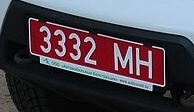
#> input picture plate_analyzer/images/sample1/test64_plate.jpg, 194 x 112 px, found by its file name
$ python test_background.py
#> lines starting #> are read from the running program, lines starting #| are printed output that depends on the picture; after the words box and inside, x2 and y2 are one past the last pixel; in counts of white or black regions, pixels touching at a corner belong together
#> in main, image is the input picture: shape (112, 194, 3); mean B, G, R 76.4, 67.6, 76.1
#| Размер: 194 x 112
### plate_analyzer/recognition/common/plate_background_detector.py
import cv2
import numpy as np


class PlateBackgroundDetector:

    def detect(self, plate_image):
        """
        Определяет основной цвет фона номерного знака.

        Parameters
        ----------
        plate_image : numpy.ndarray
            Изображение номера в формате OpenCV (BGR).

        Returns
        -------
        dict
            Например:
            {
                "color": "red",
                "confidence": 0.91,
            }
        """

        if plate_image is None or plate_image.size == 0:
            return {
                "color": "unknown",
                "confidence": 0.0,
            }

        # --------------------------------------------------
        # 1. Немного уменьшаем влияние краёв номера
        # --------------------------------------------------

        height, width = plate_image.shape[:2]
#> height = 112; width = 194

        if height < 5 or width < 5:
            return {
                "color": "unknown",
                "confidence": 0.0,
            }

        margin_x = int(width * 0.10)
#> margin_x = 19
        margin_y = int(height * 0.15)
#> margin_y = 16

        if margin_x * 2 >= width:
            margin_x = 0

        if margin_y * 2 >= height:
            margin_y = 0

        roi = plate_image[
            margin_y:height - margin_y,
            margin_x:width - margin_x,
        ]
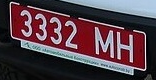
#> roi: shape (80, 156, 3); mean B, G, R 69.8, 60.6, 82.1

        if roi.size == 0:
            roi = plate_image

        # --------------------------------------------------
        # 2. Переводим BGR → HSV
        # --------------------------------------------------

        hsv = cv2.cvtColor(roi, cv2.COLOR_BGR2HSV)
#> hsv: shape (80, 156, 3); mean H, S, V 128.4, 110.9, 90.7

        # --------------------------------------------------
        # 3. Маски красного цвета
        #
        # В HSV красный находится около 0°
        # и около 180°.
        #
        # Поэтому нужны две области.
        # --------------------------------------------------

        lower_red_1 = np.array([0, 70, 40])
        upper_red_1 = np.array([10, 255, 255])

        lower_red_2 = np.array([170, 70, 40])
        upper_red_2 = np.array([179, 255, 255])

        mask_red_1 = cv2.inRange(
            hsv,
            lower_red_1,
            upper_red_1,
        )
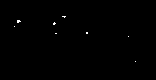
#> mask_red_1: shape (80, 156); 0.23% white in thin lines or dots, all inside (x1, y1, x2, y2) = (14, 16, 136, 62)

        mask_red_2 = cv2.inRange(
            hsv,
            lower_red_2,
            upper_red_2,
        )
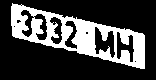
#> mask_red_2: shape (80, 156); 26.3% white; 1 white region, box (x1, y1, x2, y2) and area: (11, 3, 145, 69) 3288

        red_mask = cv2.bitwise_or(
            mask_red_1,
            mask_red_2,
        )
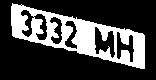
#> red_mask: shape (80, 156); 26.6% white; 1 white region, box (x1, y1, x2, y2) and area: (11, 3, 145, 69) 3317

        # --------------------------------------------------
        # 4. Убираем мелкий шум
        # --------------------------------------------------

        kernel = np.ones((3, 3), np.uint8)

        red_mask = cv2.morphologyEx(
            red_mask,
            cv2.MORPH_OPEN,
            kernel,
        )
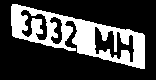
#> red_mask: shape (80, 156); 26.3% white; 1 white region, box (x1, y1, x2, y2) and area: (11, 4, 145, 69) 3279

        red_mask = cv2.morphologyEx(
            red_mask,
            cv2.MORPH_CLOSE,
            kernel,
        )
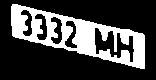
#> red_mask: shape (80, 156); 26.6% white; 1 white region, box (x1, y1, x2, y2) and area: (11, 4, 145, 69) 3321

        # --------------------------------------------------
        # 5. Считаем долю красных пикселей
        # --------------------------------------------------

        total_pixels = red_mask.size
#> total_pixels = 12480

        red_pixels = cv2.countNonZero(red_mask)
#> red_pixels = 3321

        red_ratio = red_pixels / total_pixels
#> red_ratio = 0.266

        # --------------------------------------------------
        # 6. Решение
        # --------------------------------------------------
        #
        # Важно:
        # мы не требуем 100% красного.
        #
        # На номере есть:
        # - цифры
        # - буквы
        # - чёрные элементы
        # - блики
        # - тени
        #
        # Поэтому используем порог.
        # --------------------------------------------------

        if red_ratio >= 0.25:

            confidence = min(
                1.0,
                red_ratio / 0.60,
            )
#> confidence = 0.444

            return {
                "color": "red",
                "confidence": round(confidence, 3),
            }

        # --------------------------------------------------
        # 7. Белый фон
        #
        # Высокая яркость + низкая насыщенность.
        # --------------------------------------------------

        saturation = hsv[:, :, 1]
        value = hsv[:, :, 2]

        white_mask = (
            (saturation < 50) &
            (value > 140)
        )

        white_ratio = (
            np.count_nonzero(white_mask)
            / total_pixels
        )

        if white_ratio >= 0.40:

            confidence = min(
                1.0,
                white_ratio / 0.80,
            )

            return {
                "color": "white",
                "confidence": round(confidence, 3),
            }

        # --------------------------------------------------
        # 8. Ничего уверенно определить не удалось
        # --------------------------------------------------

        return {
            "color": "unknown",
            "confidence": 0.0,
        }

### plate_analyzer/recognition/belarus/test_background.py

from pathlib import Path

import cv2

from recognition.common.plate_background_detector import PlateBackgroundDetector


PROJECT_ROOT = Path(__file__).resolve().parents[2]
IMAGE_PATH = PROJECT_ROOT / "images" / "test64_plate.jpg"


def main():
    print(f"Ищем изображение:")
    print(IMAGE_PATH)
    print()

    if not IMAGE_PATH.exists():
        print("ОШИБКА: файл не найден!")
        print(f"Путь: {IMAGE_PATH}")
        return

    image = cv2.imread(str(IMAGE_PATH))

    if image is None:
        print("ОШИБКА: файл существует, но OpenCV не смог его прочитать!")
        print(f"Путь: {IMAGE_PATH}")
        return

    print("Изображение успешно загружено.")
    print(f"Размер: {image.shape[1]} x {image.shape[0]}")
    print()

    detector = PlateBackgroundDetector()

    result = detector.detect(image)
#> result = {'color': 'red', 'confidence': 0.444}

    print("BACKGROUND:")
    print(result)
#| {'color': 'red', 'confidence': 0.444}


if __name__ == "__main__":
    main()

$ run again, with plate_analyzer/images/sample1/test50_plate.jpg copied over plate_analyzer/images/sample1/test64_plate.jpg
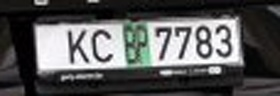
#> input picture plate_analyzer/images/sample1/test50_plate.jpg, 280 x 96 px, found by its file name
#> in main, image is the input picture: shape (96, 280, 3); mean B, G, R 87.8, 87.9, 87.4
#| Размер: 280 x 96
#> in detect, `roi = plate_image[ margin_y:height - margin_y, margin_x:width - margin..`:
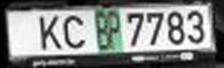
#> roi: shape (68, 224, 3); mean B, G, R 135.3, 135.3, 133.5
#> hsv: shape (68, 224, 3); mean H, S, V 110, 19.7, 137.7
#> mask_red_1: shape (68, 224); 0.01% white in thin lines or dots, all inside (x1, y1, x2, y2) = (107, 3, 108, 4)
#> mask_red_2: shape (68, 224); 0.03% white in thin lines or dots, all inside (x1, y1, x2, y2) = (108, 2, 113, 6)
#> red_pixels = 0
#> in detect, `white_mask = ( (saturation < 50) & (value > 140) )`:
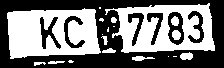
#> white_mask: shape (68, 224) bool; 47.3% white; 19 white regions (8 under 20 px), largest, box (x1, y1, x2, y2) and area: (7, 8, 101, 59) 3535, (105, 3, 215, 53) 3160, (180, 52, 193, 60) 80
#> white_ratio = 0.473
#> confidence = 0.591
#> result = {'color': 'white', 'confidence': 0.591}
#| {'color': 'white', 'confidence': 0.591}

$ run again, with plate_analyzer/images/sample1/test52_plate.jpg copied over plate_analyzer/images/sample1/test64_plate.jpg
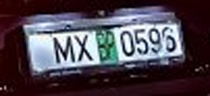
#> input picture plate_analyzer/images/sample1/test52_plate.jpg, 210 x 96 px, found by its file name
#> in main, image is the input picture: shape (96, 210, 3); mean B, G, R 78.3, 68.9, 77.6
#| Размер: 210 x 96
#> hsv: shape (68, 168, 3); mean H, S, V 115, 88.2, 131
#> in detect, `mask_red_1 = cv2.inRange( hsv, lower_red_1, upper_red_1, )`:
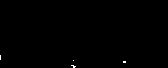
#> mask_red_1: shape (68, 168); 0.18% white in thin lines or dots, all inside (x1, y1, x2, y2) = (0, 55, 126, 68)
#> mask_red_2: shape (68, 168); 1.1% white; 16 white regions (14 under 20 px), largest, box (x1, y1, x2, y2) and area: (151, 65, 168, 68) 36, (12, 64, 21, 68) 20
#> red_pixels = 59
#> red_ratio = 0.00516
#> in detect, `white_mask = ( (saturation < 50) & (value > 140) )`:
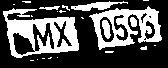
#> white_mask: shape (68, 168) bool; 34.4% white; 22 white regions (15 under 20 px), largest, box (x1, y1, x2, y2) and area: (3, 8, 79, 58) 1863, (89, 6, 162, 50) 1471, (71, 1, 128, 11) 259
#> white_ratio = 0.344
#> result = {'color': 'unknown', 'confidence': 0}
#| {'color': 'unknown', 'confidence': 0.0}
